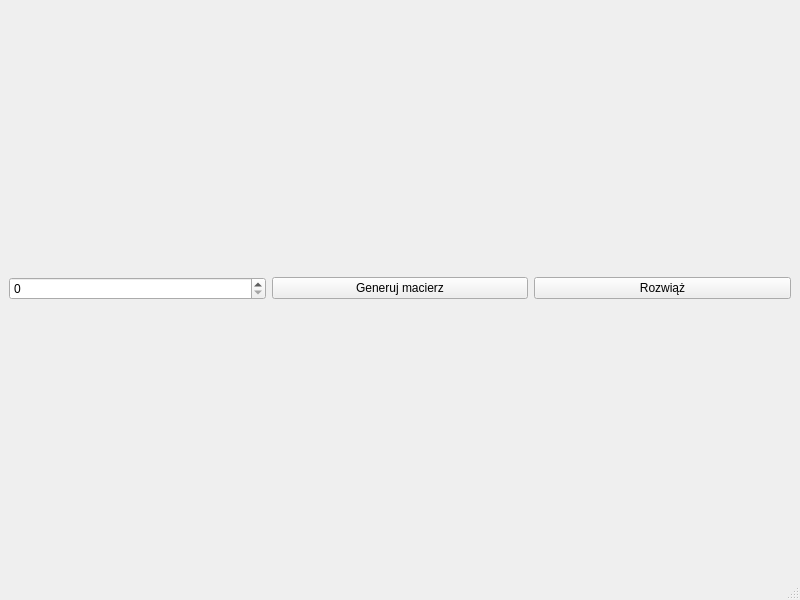
<?xml version="1.0" encoding="UTF-8"?>
<ui version="4.0">
 <class>MainWindow</class>
 <widget class="QMainWindow" name="MainWindow">
  <property name="geometry">
   <rect><x>0</x><y>0</y><width>800</width><height>600</height></rect>
  </property>
  <property name="windowTitle">
   <string>Crout Solver</string>
  </property>
  <widget class="QWidget" name="centralwidget">
   <layout class="QVBoxLayout" name="verticalLayout">
    <item>
     <layout class="QHBoxLayout" name="topLayout">
      <item>
       <widget class="QSpinBox" name="matrixSizeSpinBox"/>
      </item>
      <item>
       <widget class="QPushButton" name="generateButton">
        <property name="text">
         <string>Generuj macierz</string>
        </property>
       </widget>
      </item>
      <item>
       <widget class="QPushButton" name="solveButton">
        <property name="text">
         <string>Rozwiąż</string>
        </property>
       </widget>
      </item>
     </layout>
    </item>
    <item>
     <layout class="QGridLayout" name="matrixLayout"/>
    </item>
    <item>
     <layout class="QGridLayout" name="vectorLayout"/>
    </item>
   </layout>
  </widget>
  <widget class="QMenuBar" name="menubar"/>
  <widget class="QStatusBar" name="statusbar"/>
 </widget>
 <resources/>
 <connections/>
</ui>
